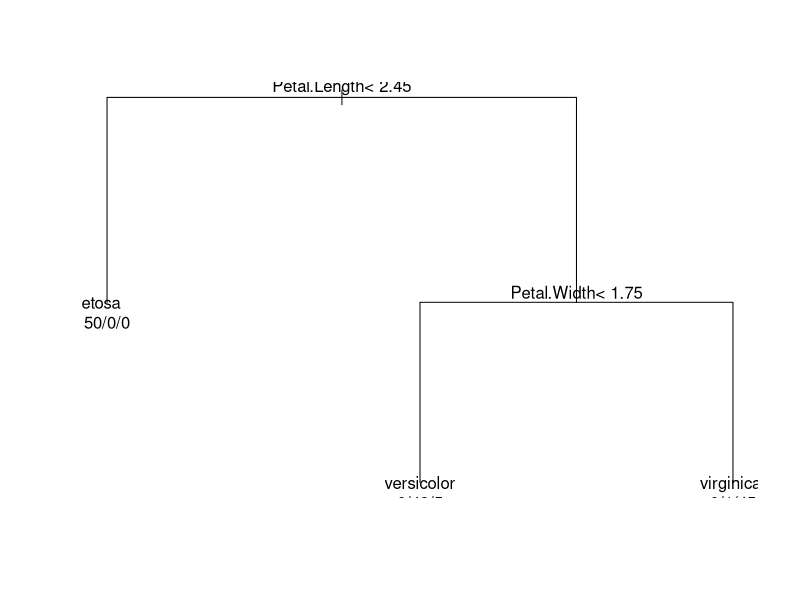

Write the R code that produced this figure.
library(rpart)
data(iris)
iris_tree <- rpart(Species ~ ., data = iris)
plot(iris_tree)
text(iris_tree, use.n = TRUE)
predictions <- predict(iris_tree, newdata = iris)
head(predictions, 10)